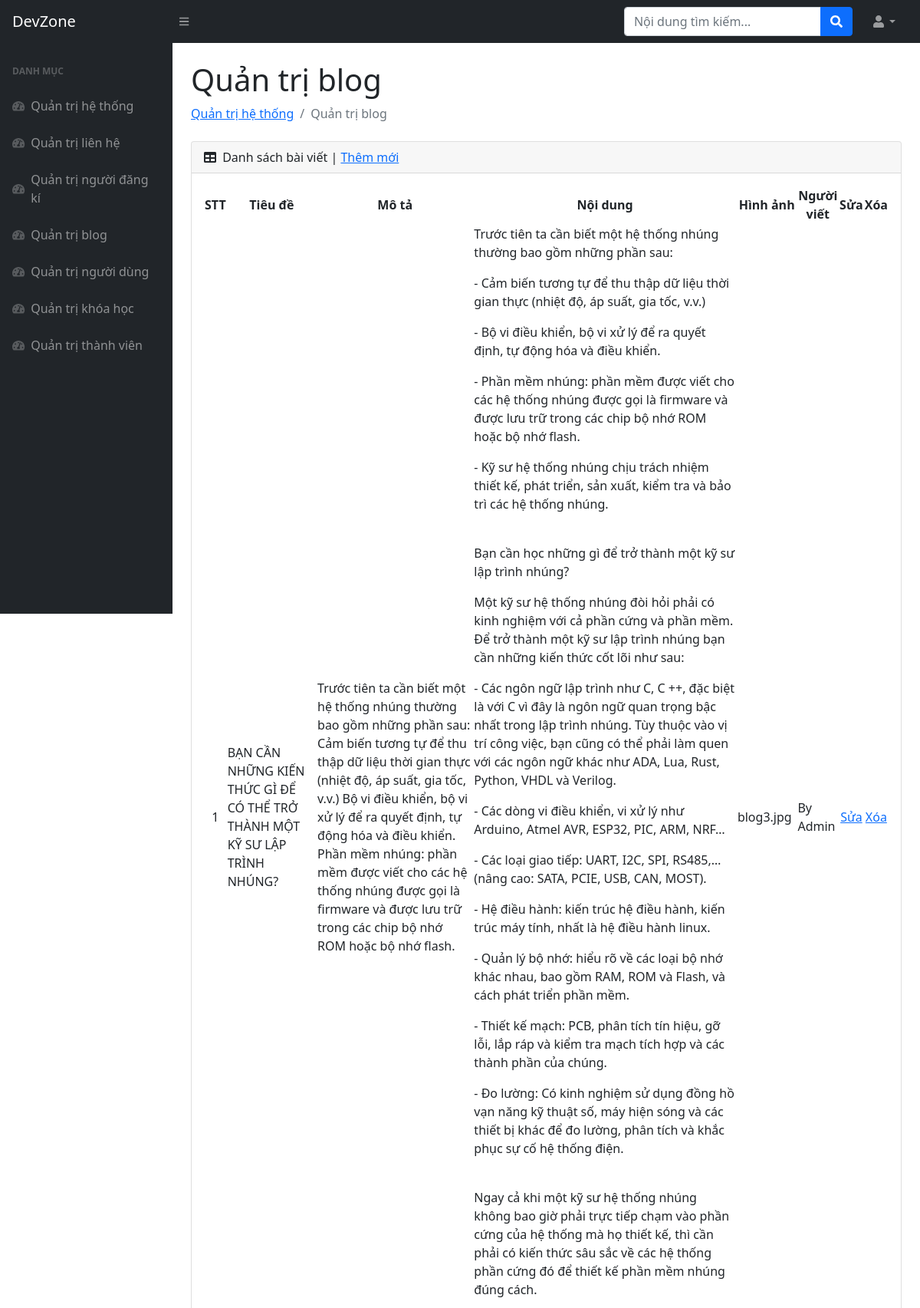
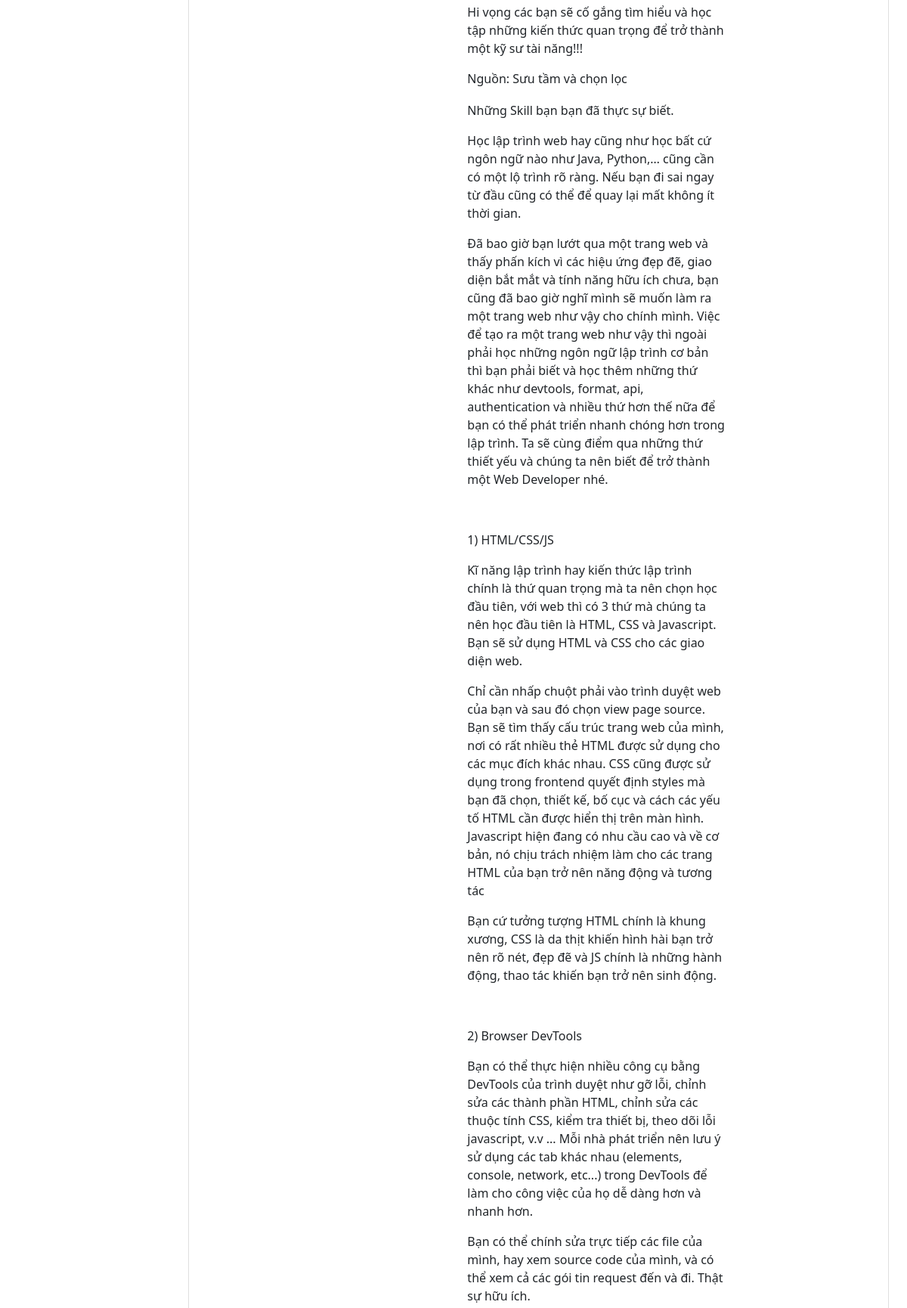
/admin/quan_tri_blog.php (upper part), run on the app's committed database (2 pictures, top to bottom).
### tables this page shows
CREATE TABLE `tbl_blog` (
  `blog_id` int(11) NOT NULL,
  `tieu_de` varchar(500) NOT NULL,
  `mo_ta` varchar(500) NOT NULL,
  `noi_dung` text NOT NULL,
  `hinh_anh` varchar(500) DEFAULT NULL,
  `nguoi_viet` varchar(50) NOT NULL,
  `ngay_dang` timestamp NOT NULL DEFAULT current_timestamp() ON UPDATE current_timestamp(),
  `so_lan_doc` int(11) NOT NULL DEFAULT 0
);

### admin/quan_tri_blog.php (the view, shortened to what this page needs)
<!DOCTYPE html>
<html lang="en">
    <head>
        <link href="https://cdn.jsdelivr.net/npm/simple-datatables@latest/dist/style.css" rel="stylesheet" />
        <link href="css/styles.css" rel="stylesheet" />
    </head>
    <body class="sb-nav-fixed">
        <nav class="sb-topnav navbar navbar-expand navbar-dark bg-dark">
            <a class="navbar-brand ps-3" href="index.php">DevZone</a>
            <button class="btn btn-link btn-sm order-1 order-lg-0 me-4 me-lg-0" id="sidebarToggle" href="#!"><i class="fas fa-bars"></i></button>
            <form class="d-none d-md-inline-block form-inline ms-auto me-0 me-md-3 my-2 my-md-0">
                <div class="input-group">
                    <input class="form-control" type="text" placeholder="Nội dung tìm kiếm..." aria-label="Nội dung tìm kiếm..." aria-describedby="btnNavbarSearch" />
                    <button class="btn btn-primary" id="btnNavbarSearch" type="button"><i class="fas fa-search"></i></button>
                </div>
            </form>
            <ul class="navbar-nav ms-auto ms-md-0 me-3 me-lg-4">
                <li class="nav-item dropdown">
                    <a class="nav-link dropdown-toggle" id="navbarDropdown" href="#" role="button" data-bs-toggle="dropdown" aria-expanded="false"><i class="fas fa-user fa-fw"></i></a>
                </li>
            </ul>
        </nav>
        <div id="layoutSidenav">
            <div id="layoutSidenav_nav">
                <nav class="sb-sidenav accordion sb-sidenav-dark" id="sidenavAccordion">
                    <div class="sb-sidenav-menu">
                        <div class="nav">
                        <div class="sb-sidenav-menu-heading">Danh mục</div>
                            <a class="nav-link" href="index.php">
                                <div class="sb-nav-link-icon"><i class="fas fa-tachometer-alt"></i></div>
                                Quản trị hệ thống
                            </a>
                            <a class="nav-link" href="quan_tri_lien_he.php">
                                <div class="sb-nav-link-icon"><i class="fas fa-tachometer-alt"></i></div>
                                Quản trị liên hệ
                            </a>
                            <a class="nav-link" href="quan_tri_dang_ki_hoc.php">
                                <div class="sb-nav-link-icon"><i class="fas fa-tachometer-alt"></i></div>
                                Quản trị người đăng kí
                            </a>
                            <a class="nav-link" href="quan_tri_blog.php">
                                <div class="sb-nav-link-icon"><i class="fas fa-tachometer-alt"></i></div>
                                Quản trị blog
                            </a>
                            <a class="nav-link" href="quan_tri_nguoi_dung.php">
                                <div class="sb-nav-link-icon"><i class="fas fa-tachometer-alt"></i></div>
                                Quản trị người dùng
                            </a>
                            <a class="nav-link" href="quan_tri_khoa_hoc.php">
                                <div class="sb-nav-link-icon"><i class="fas fa-tachometer-alt"></i></div>
                                Quản trị khóa học
                            </a>
                            <a class="nav-link" href="quan_tri_thanh_vien.php">
                                <div class="sb-nav-link-icon"><i class="fas fa-tachometer-alt"></i></div>
                                Quản trị thành viên
                            </a>
                        </div>
                    </div>
                </nav>
            </div>
            <div id="layoutSidenav_content">
                <main>
                    <div class="container-fluid px-4">
                        <h1 class="mt-4">Quản trị blog</h1>
                        <ol class="breadcrumb mb-4">
                            <li class="breadcrumb-item"><a href="#">Quản trị hệ thống</a></li>
                            <li class="breadcrumb-item active">Quản trị blog</li>
                        </ol>
                        <div class="card mb-4">
                            <div class="card-header">
                                <i class="fas fa-table me-1"></i>
                                Danh sách bài viết | <a href="blog_them_moi.php">Thêm mới</a>
                            </div>
                            <div class="card-body">
                                <table id="datatablesSimple">
                                    <thead>
                                        <tr>
                                            <th style="text-align: center;">STT</th>
                                            <th style="text-align: center;">Tiêu đề</th>
                                            <th style="text-align: center;">Mô tả</th>
                                            <th style="text-align: center;">Nội dung</th>
                                            <th style="text-align: center;">Hình ảnh</th>
                                            <th style="text-align: center;">Người viết</th>
                                            <th style="text-align: center;">Sửa</th>
                                            <th style="text-align: center;">Xóa</th>
                                        </tr>
                                    </thead>
                                    <tbody>
                                    <?php
                                        $ket_noi = mysqli_connect("localhost","root","","devzone.db");
                                        $sql = "
                                                  SELECT *
                                                  FROM `tbl_blog`
                                                  ORDER BY blog_id DESC;
                                                  ";
                                        $noi_dung_blog = mysqli_query($ket_noi, $sql);
                                        $i=0;
                                        while ($row = mysqli_fetch_array($noi_dung_blog))
                                        {
                                            $i++;
                                    ;?>
                                        <tr>
                                            <td style="text-align: center;"><?php echo $i;?></td>
                                            <td><?php echo $row["tieu_de"];?></td>
                                            <td><?php echo $row["mo_ta"];?></td>
                                            <td><?php echo $row["noi_dung"];?></td>
                                            <td><?php echo $row["hinh_anh"];?></td>
                                            <td><?php echo $row["nguoi_viet"];?></td>
                                            <td style="text-align: center;"><a href="blog_sua.php?id=<?php echo $row['blog_id'];?>">Sửa</a></td>
                                            <td style="text-align: center;"><a href="blog_xoa.php?id=<?php echo $row['blog_id'];?>">Xóa</a></td>
                                        </tr>
                                        <?php
                                        }
                                    ;?>
                                    </tbody>
                                </table>
                            </div>
                        </div>
                    </div>
                </main>
            </div>
        </div>
    </body>
</html>

### data on the page
tbl_blog: tieu_de "BẠN CẦN NHỮNG KIẾN THỨC GÌ ĐỂ CÓ THỂ TRỞ THÀNH MỘT KỸ SƯ LẬP TRÌNH NHÚNG?", mo_ta "Trước tiên ta cần biết một hệ thống nhúng thường bao gồm những phần sau: Cảm biến tương tự để thu thập dữ liệu thời gian thực (nhiệt độ, áp suất, gia tốc, v.v.) Bộ vi điều khiển, bộ vi xử lý để ra quyết định, tự động hóa và điều khiển. Phần mềm nhúng: phần mềm được viết cho các hệ thống nhúng được gọi là firmware và được lưu trữ trong các chip bộ nhớ ROM hoặc bộ nhớ flash.", noi_dung "Trước tiên ta cần biết một hệ thống nhúng thường bao gồm những phần sau: - Cảm biến tương tự để thu thập dữ liệu thời gian thực (nhiệt độ, áp suất, gia tốc, v.v.) - Bộ vi điều khiển, bộ vi xử lý để ra quyết định, tự động hóa và điều khiển. - Phần mềm nhúng: phần mềm được viết cho các hệ thống nhúng được gọi là firmware và được lưu trữ trong các chip bộ nhớ ROM hoặc bộ nhớ flash. - Kỹ sư hệ thống nhúng chịu trách nhiệm thiết kế, phát triển, sản xuất, kiểm tra và bảo trì các hệ thống nhúng. Bạn cần học những gì để trở thành một kỹ sư lập trình nhúng? Một kỹ sư hệ thống nhúng đòi hỏi phải có kinh nghiệm với cả phần cứng và phần mềm. Để trở thành một kỹ sư lập trình nhúng bạn cần những kiến…", hinh_anh "blog3.jpg", nguoi_viet "By Admin"
tbl_blog: noi_dung "Những Skill bạn bạn đã thực sự biết. Học lập trình web hay cũng như học bất cứ ngôn ngữ nào như Java, Python,… cũng cần có một lộ trình rõ ràng. Nếu bạn đi sai ngay từ đầu cũng có thể để quay lại mất không ít thời gian. Đã bao giờ bạn lướt qua một trang web và thấy phấn kích vì các hiệu ứng đẹp đẽ, giao diện bắt mắt và tính năng hữu ích chưa, bạn cũng đã bao giờ nghĩ mình sẽ muốn làm ra một trang web như vậy cho chính mình. Việc để tạo ra một trang web như vậy thì ngoài phải học những ngôn ngữ lập trình cơ bản thì bạn phải biết và học thêm những thứ khác như devtools, format, api, authentication và nhiều thứ hơn thế nữa để bạn có thể phát triển nhanh chóng hơn trong lập trình. Ta sẽ cùng…"
